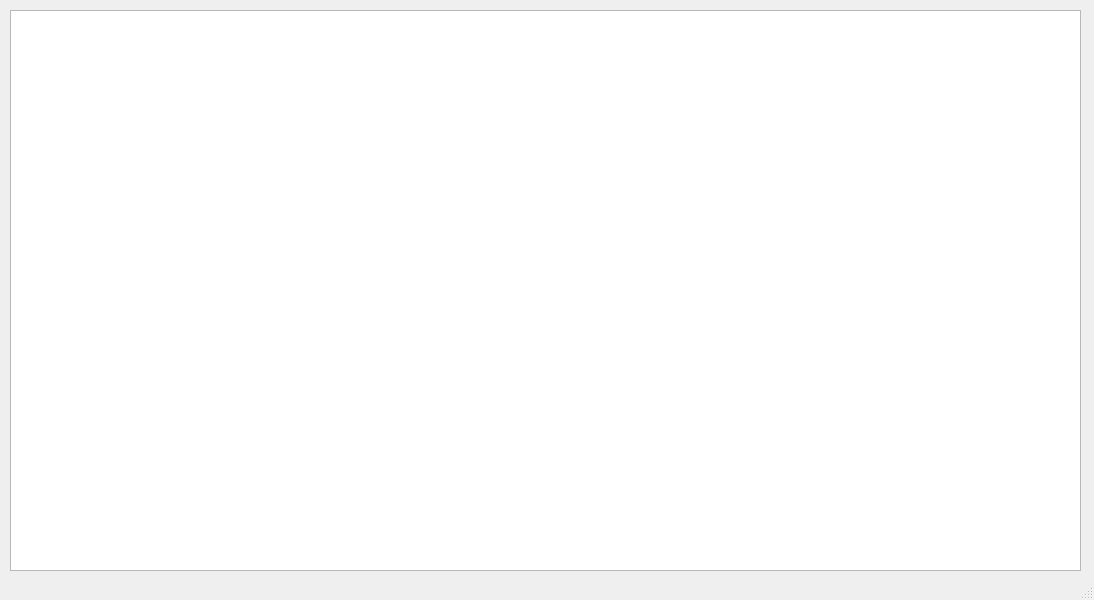
<?xml version="1.0" encoding="UTF-8"?>
<ui version="4.0">
 <class>contracts</class>
 <widget class="QMainWindow" name="contracts">
  <property name="geometry">
   <rect>
    <x>0</x>
    <y>0</y>
    <width>1094</width>
    <height>600</height>
   </rect>
  </property>
  <property name="windowTitle">
   <string>MainWindow</string>
  </property>
  <widget class="QWidget" name="centralwidget">
   <widget class="QTableWidget" name="tableContracts">
    <property name="geometry">
     <rect>
      <x>10</x>
      <y>10</y>
      <width>1071</width>
      <height>561</height>
     </rect>
    </property>
    <attribute name="horizontalHeaderCascadingSectionResizes">
     <bool>false</bool>
    </attribute>
    <attribute name="horizontalHeaderDefaultSectionSize">
     <number>150</number>
    </attribute>
    <attribute name="horizontalHeaderStretchLastSection">
     <bool>true</bool>
    </attribute>
   </widget>
  </widget>
  <widget class="QStatusBar" name="statusbar"/>
 </widget>
 <resources/>
 <connections/>
</ui>
